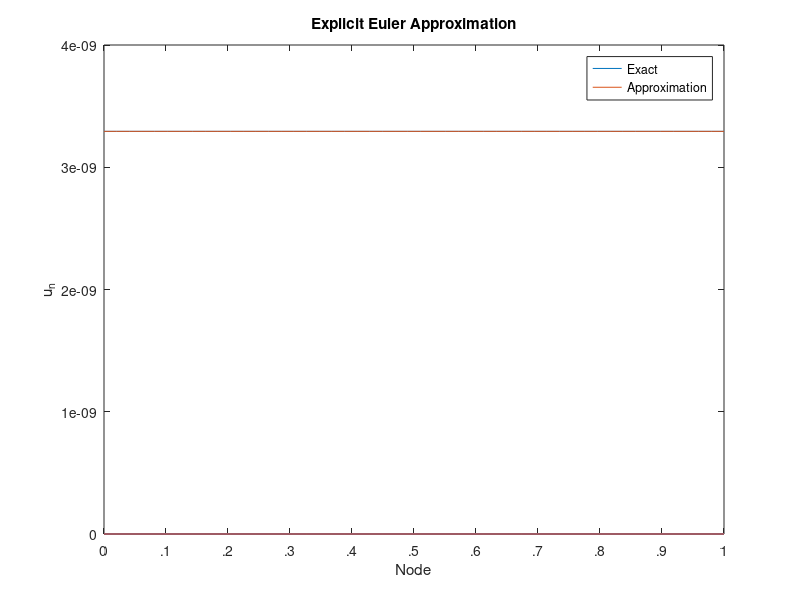

The MATLAB script that drew this image:
% MECH 568 HW 2 Problem 6.7
% Author: Thomas Andreano
% Version 1: 10/10/2019
%-----------------------------------------------------------------------
% Solution to the one-dimensional linear convection equation using 2nd
% order centered difference. Uses explicit Euler, 2nd order
% Adams-Bashforth (AB2), implicit Euler, trapezoidal, and 4th order
% Runge-Kutta methods.

clc;
clear all;
close all;

a = 1;
dom = linspace(0,1,50);
sigma = 0.08;
deltaX = 1/50;

u = zeros(50,500);

for i = 1:50
    u(i,1) = exp((-0.5)*((dom(i) - 0.5)/sigma)^2);
end

%Explicit Euler Method       u(n+1) = u(n) + h*u'(n)
%-------------------------------------------------------------------------
courantNum = 0.1;
h = courantNum*deltaX/a;

A_col_vec = [0; -1];
A_col_vec(end+1:50) =  0;

A_row_vec = [0 1];
A_row_vec(end+1:50) =  0;

A = (1/(2*deltaX))*(toeplitz(A_col_vec, A_row_vec));

for i = 1:500
    for n = 2:50
        u(n,i) = u(n-1,i) + A(n,n)*h*u(n-1,i);
    end
end

plot(dom, u(:,1), dom, u)
title('Explicit Euler Approximation')
ylabel('u_n')
xlabel('Node')
legend('Exact', 'Approximation')
xticks([0 .1 .2 .3 .4 .5 .6 .7 .8 .9 1.0])
xticklabels({'0','.1','.2','.3','.4', '.5', '.6', '.7', '.8', '.9', '1'})
